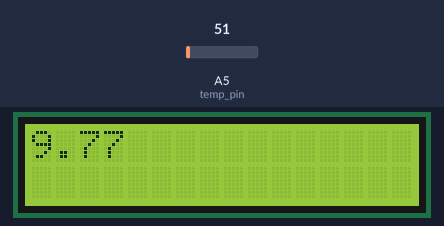
Bench run of a sketch on a simulated Arduino Uno, built with avr-gcc and run on an emulated ATmega328P. Parts: 16×2 character LCD. Inputs (shaded band) come from the test bench; at power-on: A5 (temp_pin) = 51. What the sketch prints to the serial monitor is not drawn.

Above: at 3.2 s.
3.3 s: A5 (temp_pin) set to 61
At 6.0 s:
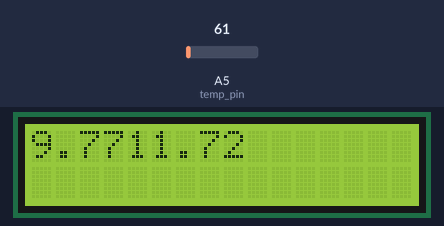
6.3 s: A5 (temp_pin) set to 71
Timing chart, 0 to 7.5 s (numbered marks = the images above; inputs shaded):
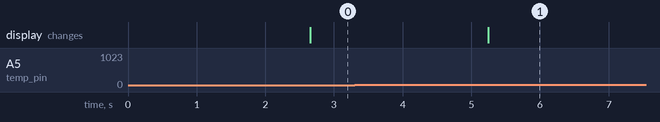

Measured:
- after the input at 3.3 s, the display: changes after 1.9 s (image 1)

The sketch:

thremistor_103.ino
```cpp
#include <LiquidCrystal.h>

const int temp_pin = A5;
unsigned int value = 0;
float cel;

LiquidCrystal lcd(2, 3, 4, 5, 6, 7);

void setup()
{
   lcd.begin(16,2);
   Serial.begin(115200);
   pinMode(temp_pin,INPUT);
   delay(2000);
}

void loop()
{
  float next_val = 0.00;
  for (int t  = 0; t < 1000; t++)
  {
    float prev_val = analogRead(temp_pin);
    Serial.println(prev_val);
    next_val = next_val + prev_val ;
  }
  value = (next_val / 10000);     // depend on value of resistor use in ckt
  float mv = (value / 1024.0) * 5000;
  cel = (mv / 2.5);
  Serial.print("temperature: ");
  Serial.print(cel);
  Serial.println("C");
  lcd.print(cel);
  delay(2000);
}
//#include <math.h>
//
//unsigned int Rs = 150000;
//double Vcc = 3.3;
//void setup() {
//  // put your setup code here, to run once:
//  Serial.begin(115200);
//}
//
//void loop() {
//  // put your main code here, to run repeatedly:
//
//  Serial.println(Thermister(AnalogRead()));
//  delay(1000);
//
//}
//
//int AnalogRead() {
//  int val = 0;
//  for(int i = 0; i < 20; i++) {
//    val += analogRead(A0);
//    delay(1);
//  }
//
//  val = val / 20;
//  return val;
//}
//
//double Thermister(int val) {
//  double V_NTC = (double)val / 1024;
//  double R_NTC = (Rs * V_NTC) / (Vcc - V_NTC);
//  R_NTC = log(R_NTC);
//  double Temp = 1 / (0.001129148 + (0.000234125 + (0.0000000876741 * R_NTC * R_NTC ))* R_NTC );
//  Temp = Temp - 273.15;
//  return Temp;
//
//}
```
